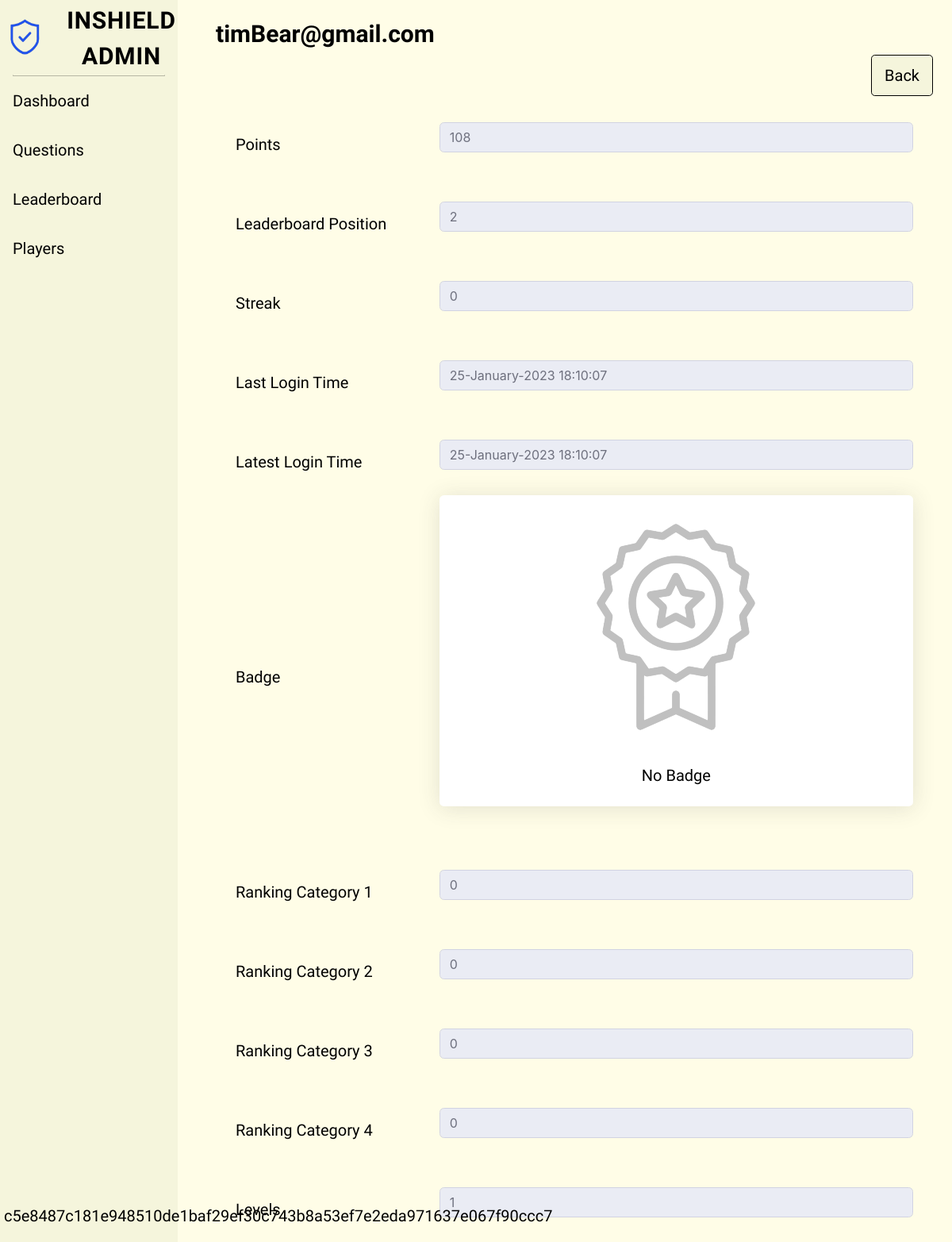
Page /adminPlayerDetails.php?id=5 (signed in) on the committed database.
### tables this page shows
CREATE TABLE `players` (
  `playerID` int(11) NOT NULL,
  `iv` varchar(32) NOT NULL,
  `email` varchar(256) NOT NULL,
  `displayName` varchar(256) NOT NULL,
  `password` varchar(256) NOT NULL,
  `points` varchar(256) NOT NULL,
  `leaderboard_position` varchar(256) NOT NULL,
  `streak` varchar(256) NOT NULL,
  `last_login_time` varchar(256) NOT NULL,
  `latest_login_time` varchar(256) NOT NULL,
  `badge` varchar(256) NOT NULL,
  `ranking_category1` varchar(256) NOT NULL,
  `ranking_category2` varchar(256) NOT NULL,
  `ranking_category3` varchar(256) NOT NULL,
  `ranking_category4` varchar(256) NOT NULL,
  `levels` varchar(256) NOT NULL,
  `google2FA_secretKey` varchar(256) DEFAULT NULL,
  `profilePic` varchar(256) DEFAULT NULL,
  `time_lvl1` varchar(256) DEFAULT NULL,
  `time_lvl2` varchar(256) DEFAULT NULL,
  `time_lvl3` varchar(256) DEFAULT NULL,
  `time_lvl4` varchar(256) DEFAULT NULL,
  `time_lvl5` varchar(256) DEFAULT NULL,
  `time_lvl6` varchar(256) DEFAULT NULL,
  `time_lvl7` varchar(256) DEFAULT NULL,
  `time_lvl8` varchar(256) DEFAULT NULL,
  `time_lvl9` varchar(256) DEFAULT NULL
);

### validation.php (called while the page is built, shortened)
<?php
function decrypting($val_bin, $iv)
{
  $cipher = 'AES-128-CBC';
  $key = 'thebestsecretkey';
  $decryptedVal = openssl_decrypt($val_bin, $cipher, $key, OPENSSL_RAW_DATA, $iv);
  return $decryptedVal;
}
?>

### adminPlayerDetails.php (the view, shortened to what this page needs)
<!DOCTYPE html>
<html>
    <link href="css/dataTables.min.css" rel="stylesheet">
    <link href="css/adminStyle.css" rel="stylesheet" type="text/css" />
    <link rel="stylesheet" href="https://cdn.jsdelivr.net/npm/bootstrap@5.2.3/dist/css/bootstrap.min.css">
</head>
<body id="page-top">
    <div id="wrapper">
        <?php
            include './headerFooterAdmin.php';
            require_once './validation.php';
        ?>
        <div class="container-fluid ps-5">
            <?php
            if($_SERVER['REQUEST_METHOD'] == 'GET')
            {
                if(empty($_GET['id']))
                {
                    $location = "adminPlayers.php";
                    echo "<script type='text/JavaScript'>alert('Please select a player to continue');window.location='$location'</script>";
                }
                elseif(!empty($_GET['id']))
                {
                    $playerID = trim($_GET['id']);
                    $error['id'] = validateInteger($playerID);
                    $error = array_filter($error);
                    if(empty($error))
                    {
                        $con = new mysqli(DB_HOST, DB_USER, DB_PASS, DB_NAME);
                        $sql = "SELECT * FROM players WHERE playerID = ?";
                        $stmt = $con->prepare($sql);
                        $stmt->bind_param("i", $playerID);
                        $stmt->execute();
                        $result = $stmt->get_result();
                        if($row = $result -> fetch_object())
                        {
                            $iv = hex2bin($row -> iv);
                            $displayName_bin = hex2bin($row -> displayName);
                            $displayName = decrypting($displayName_bin, $iv);
                            $points_bin = hex2bin($row -> points);
                            $points = decrypting($points_bin, $iv);
                            $leaderboard_position_bin = hex2bin($row -> leaderboard_position);
                            $leaderboard_position = decrypting($leaderboard_position_bin, $iv);
                            $streak_bin = hex2bin($row -> streak);
                            $streak = decrypting($streak_bin , $iv);
                            $last_login_time_bin = hex2bin($row -> last_login_time);
                            $last_login_time = decrypting($last_login_time_bin , $iv);
                            $latest_login_time_bin = hex2bin($row -> latest_login_time);
                            $latest_login_time = decrypting($latest_login_time_bin , $iv);
                            $badge_bin = hex2bin($row -> badge);
                            $badge = decrypting($badge_bin , $iv);
                            $ranking_category1_bin = hex2bin($row -> ranking_category1);
                            $ranking_category1 = decrypting($ranking_category1_bin , $iv);
                            $ranking_category2_bin = hex2bin($row -> ranking_category2);
                            $ranking_category2 = decrypting($ranking_category2_bin , $iv);
                            $ranking_category3_bin = hex2bin($row -> ranking_category3);
                            $ranking_category3 = decrypting($ranking_category3_bin , $iv);
                            $ranking_category4_bin = hex2bin($row -> ranking_category4);
                            $ranking_category4 = decrypting($ranking_category4_bin , $iv);
                            $levels_bin = hex2bin($row -> levels);
                            $levels = decrypting($levels_bin , $iv);
                            echo '
                            <h1 class="text-left txt fw-bold">'. $displayName .'</h1>
                            <div class="d-flex flex-row-reverse">
                                <a href="adminPlayers.php" class="btn btn-design txt txt-resize h-auto btn-txt btn-lg" role="button">Back</a>
                            </div>
                            <form class="container-fluid" action="" method="post" enctype='."'multipart/form-data'".'>
                                <table class="container-fluid">
                                    <tr>
                                        <td style="width: 30%;font-size:23px;"></td>
                                    </tr>
                                    <tr>
                                        <td><label for="points" class="txt fs-5">Points</label></td>
                                        <td style="height:100px;"><input type="text" class="form-control" id="points" value="'. $points .'" disabled/></td>
                                    </tr>
                                    <tr>
                                        <td><label for="leaderboard_position" class="txt fs-5">Leaderboard Position</label></td>
                                        <td style="height:100px;"><input type="text" class="form-control" id="leaderboard_position" value="'. $leaderboard_position .'" disabled/></td>
                                    </tr>
                                    <tr>
                                        <td><label for="streak" class="txt fs-5">Streak</label></td>
                                        <td style="height:100px;"><input type="text" class="form-control" id="streak" value="'. $streak .'" disabled/></td>
                                    </tr>
                                    <tr>
                                        <td><label for="last_login_time" class="txt fs-5">Last Login Time</label></td>
                                        <td style="height:100px;"><input type="text" class="form-control" id="last_login_time" value="'. $last_login_time .'" disabled/></td>
                                    </tr>
                                    <tr>
                                        <td><label for="latest_login_time" class="txt fs-5">Latest Login Time</label></td>
                                        <td style="height:100px;"><input type="text" class="form-control" id="latest_login_time" value="'. $latest_login_time .'" disabled/></td>
                                    </tr>
                                    <tr>
                                        <td><label for="badge" class="txt fs-5">Badge</label></td>
                                        <td class="text-center" style="height:100px;">
                                        <div class="shadow p-3 mb-5 bg-body rounded bg-white">
                                            <img src="';
                                                    if($points < 90)
                                                    {
                                                        echo 'img/sad.png';
                                                    }
                                                    elseif($points >= 90 && $points <= 100)
                                                    {
                                                        echo "img/BadgeBronze.png";
                                                    }
                                                    elseif($points >= 100 & $points<= 199)
                                                    {
                                                        echo "img/BadgeSilver.png";
                                                    }
                                                    elseif($points >= 200)
                                                    {
                                                        echo "img/BadgeGold.png";
                                                    }
                                                    echo '"
                                                    class="img-size p-3"/><br/>
                                                    <label for="badge" class="txt fs-5">';
                                                     if ($badge == 0)
                                                     {
                                                        echo "No Badge";
                                                     }
                                                     else
                                                     {
                                                        echo $badge;
                                                     }
                                                    echo
                                                    '</label>
                                                    </div>
                                                </td>
                                            </tr>
                                            <tr>
                                                <td><label for="ranking_category1" class="txt fs-5">Ranking Category 1</label></td>
                                                <td style="height:100px;"><input type="text" class="form-control" id="ranking_category1" value="'.$ranking_category1.'" disabled/></td>
                                            </tr>
                                            <tr>
                                                <td><label for="ranking_category2" class="txt fs-5">Ranking Category 2</label></td>
                                                <td style="height:100px;"><input type="text" class="form-control" id="ranking_category2" value="'.$ranking_category2.'" disabled/></td>
                                            </tr>
                                            <tr>
                                                <td><label for="ranking_category3" class="txt fs-5">Ranking Category 3</label></td>
                                                <td style="height:100px;"><input type="text" class="form-control" id="ranking_category3" value="'.$ranking_category3.'" disabled/></td>
                                            </tr>
                                            <tr>
                                                <td><label for="ranking_category4" class="txt fs-5">Ranking Category 4</label></td>
                                                <td style="height:100px;"><input type="text" class="form-control" id="ranking_category4" value="'.$ranking_category4.'" disabled/></td>
                                            </tr>
                                            <tr>
                                                <td><label for="levels" class="txt fs-5">Levels</label></td>
                                                <td style="height:100px;"><input type="text" class="form-control" id="levels" value="'.$levels.'" disabled/></td>
                                            </tr>
                                        </table>
                                    </form>';
                        }
                    }
                }
            }
            ?>
</body>
</html>

### adminPlayerDetails.php (style rules this page uses)
.txt { font-family: "Strait"; color: #000000 !important; }
.btn-design { border-color: #000000 !important; background-color: #F5F5DC !important; }
.txt-resize { font-size: 20px !important; }
.btn-txt { vertical-align: middle !important; padding-top:10px !important; padding-bottom:10px !important; }

### headerFooterAdmin.php (style rules this page uses)
html body { background-color: #FFFDE7; }
.txt { padding-top: 25px; font-family: "Strait"; font-size: 30px; }

### rows in the picture
players: displayName "timBear@gmail.com", points+iv "108", leaderboard_position+iv "2", streak+iv "0", last_login_time+iv "25-January-2023 18:10:07", latest_login_time+iv "25-January-2023 18:10:07", ranking_category1+iv "0", ranking_category2+iv "0", ranking_category3+iv "0", ranking_category4+iv "0", levels+iv "1"

### other values in the picture
$_SESSION["aName"] "c5e8487c181e948510de1baf29ef30c743b8a53ef7e2eda971637e067f90ccc7"
